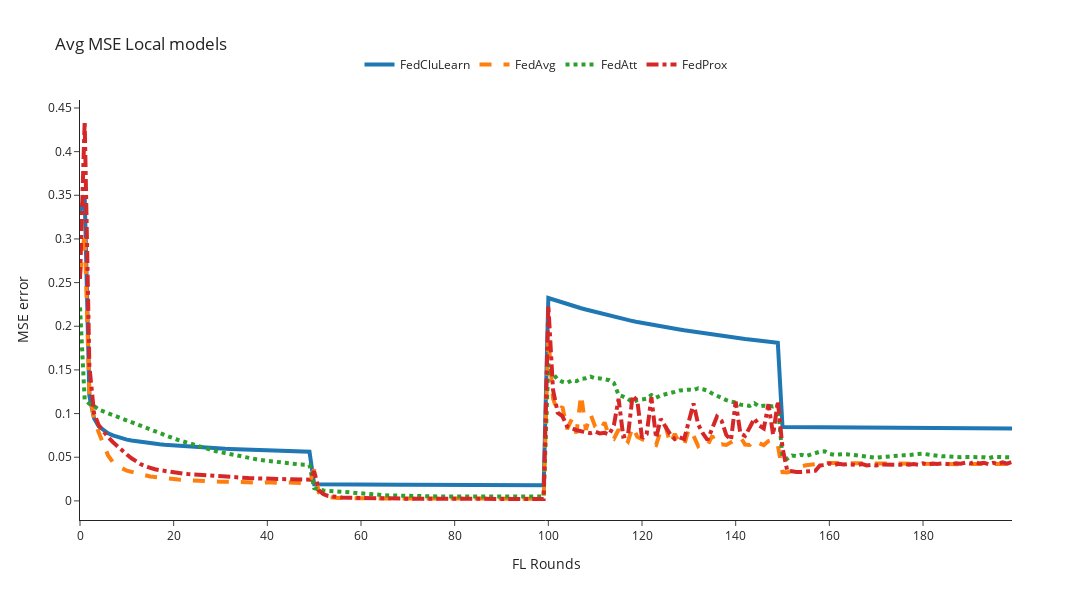

The notebook cell saved with this chart:
### Code cell
mse_column = 'mse'
n_rounds, y = preprocessing_results(filenames=local_filenames, mse_column=mse_column)
plot_plotly(n_rounds, y, title='Avg MSE Local models', y_axis_title=f'{mse_column.upper()} error', y_axis_max=0.3)

### Figure 1 — Plotly figure (JSON) as saved in the notebook; plotly's stock layout.template omitted (floating-point values rounded to 4 significant figures; data arrays with more than 128 entries replaced by an {"elided": "..."} marker saying what was removed)
{"data": [{"line": {"dash": "solid", "width": 4}, "mode": "lines", "name": "FedCluLearn", "type": "scatter", "x": {"elided": "201 int values"}, "y": {"elided": "200 float values"}}, {"line": {"dash": "dash", "width": 4}, "mode": "lines", "name": "FedAvg", "type": "scatter", "x": {"elided": "201 int values"}, "y": {"elided": "200 float values"}}, {"line": {"dash": "dot", "width": 4}, "mode": "lines", "name": "FedAtt", "type": "scatter", "x": {"elided": "201 int values"}, "y": {"elided": "200 float values"}}, {"line": {"dash": "dashdot", "width": 4}, "mode": "lines", "name": "FedProx", "type": "scatter", "x": {"elided": "201 int values"}, "y": {"elided": "200 float values"}}], "layout": {"height": 600, "legend": {"orientation": "h", "x": 0.5, "xanchor": "center", "y": 1.05, "yanchor": "bottom"}, "title": {"text": "Avg MSE Local models"}, "width": 1200, "xaxis": {"autorange": true, "range": [0, 199], "title": {"text": "FL Rounds"}, "type": "linear"}, "yaxis": {"autorange": true, "range": [-0.02189, 0.4591], "title": {"text": "MSE error"}, "type": "linear"}}}
